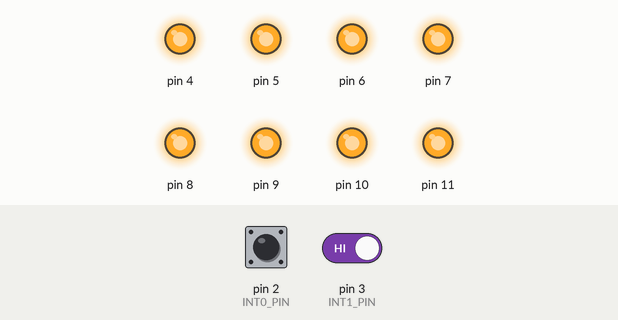
Bench run of a sketch on a simulated Arduino Uno, built with avr-gcc and run on an emulated ATmega328P. On the bench: output pins drawn as LEDs (lit = HIGH). The inputs (shaded band) are chosen by the test bench; at power-on: pin 3 (INT1_PIN) HIGH, pin 2 (INT0_PIN) HIGH. Sleep ends after the set time or at an interrupt.

Above: at 1.2 s.
1.3 s: pin 3 (INT1_PIN) driven LOW
At 1.6 s:
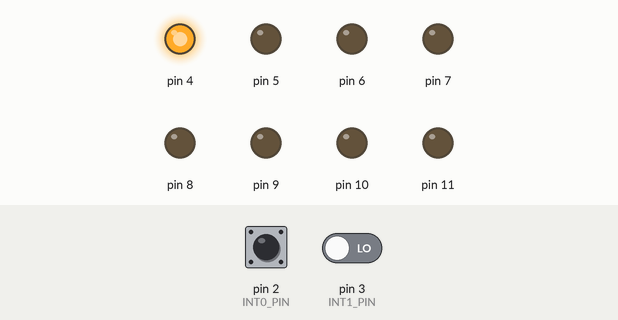
2.8 s: pin 2 (INT0_PIN) driven LOW
At 3.9 s:
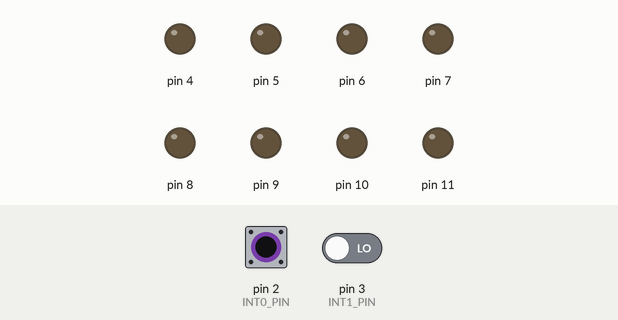
4.3 s: pin 2 (INT0_PIN) pulsed HIGH 5 times (0.12 s each, 0.3 s apart)
At 6.8 s:
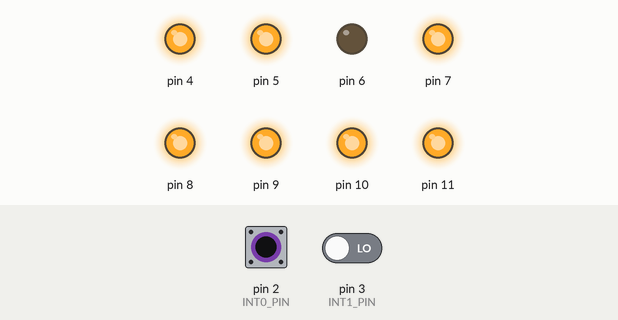
7.3 s: pin 2 (INT0_PIN) pulsed HIGH 2 times (0.12 s each, 0.3 s apart)
At 8.4 s:
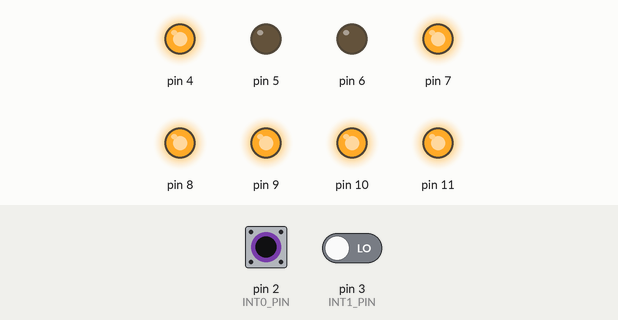
Timing chart, 0 to 10.3 s (numbered marks = the images above; inputs shaded):
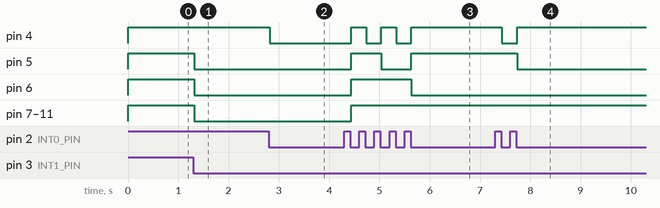

The sketch:

LAB15Checkpoint1.2.ino
```cpp
#include <avr/sleep.h>  //เรียกใช้คลังโปรแกรมสำหรับเรียกฟังก์ชัน sleep_cpu
#define SLEEP_POWER_DOWN 2 //ค่าสำหรับตั้งให้เข้าสู่สภาวะหลับแบบลดพลังงาน
#define INT0_PIN 2      //กำหนด PIN2 สำหรับการขัดจังหวะ INTO0
#define INT1_PIN 3      //กำหนด PIN3 สำหรับการขัดจังหวะ INTO1

volatile uint8_t count; //สร้างตัวแปร count ใช้เก็บการเพิ่ม-ลดค่าของ OUTPUT

void SLEEP_DISABLE()    //ฟังก์ชันสำหรับปิดทางไม่ให้ตัวประมวลผลเข้าสู่ภาวะหลับ
{                       //เริ่มฟังก์ชัน SLEEP_DISABLE
  SMCR &= 0xFE;         //สั่งให้บิต SE(บิตล่างสุด) ในเรจิสเตอร์ SMCR มีค่าตรรกะต่ำ
}                       //สิ้นสุดฟังก์ชัน SLEEP_DISABLE

void SLEEP_INITIALIZE(uint8_t m)    //ฟังก์ชันสำหรับเปิดทางให้ CPU สามารถเข้าสู่สภาวะหลับได้
{                                   //--และรับพารามิเตอร์ระบุค่าหมายเลขแบบวิธีของภาวะหลับ
  SMCR = (m << 1) | 0x01;           //ตั้งค่าแบบวิธีภาวะหลับ และตั้งให้บิต SE มีค่าตรรกะสูง
}                                   //สิ้นสุดฟังก์ชัน SLEEP_INITIALIZE

void setup() {
  pinMode(INT0_PIN, INPUT_PULLUP);  //กำหนด INPUT PIN INT0
  pinMode(INT1_PIN, INPUT_PULLUP);  //กำหนด INPUT PIN INT1
  attachInterrupt(digitalPinToInterrupt(INT0_PIN), INT0_ISR, FALLING);
  //กำหนดการเกิดบริการขัดจังหวะ INT0
  attachInterrupt(digitalPinToInterrupt(INT1_PIN), INT1_ISR, FALLING);
  //กำหนดการเกิดบริการขัดจังหวะ INT1
  DDRD = 0xF0;  //กำหนด PORTD เป็นทิศทางการรับเข้า-ส่งออกข้อมูล
  DDRB = 0x0F;  //กำหนด PORTB เป็นทิศทางการรับเข้า-ส่งออกข้อมูล
  count = 255; //LED 8 ดวง ที่ใช้แสดงผล
  display_LED(count); //นำค่าจากตัวแปร count ไปแสดง OUTPUT บน LED
}

void loop() {
  SLEEP_INITIALIZE(SLEEP_POWER_DOWN);  //ตั้งค่าการทำงานในภาวะหลับแบบเดินเครื่องเปล่า
  sleep_cpu();          //สั่งให้ตัวประมวลผลเข้าสู่ภาวะหลับ
  SLEEP_DISABLE();      //เมื่อตื่นจากภาวะหลับ ให้ปิดการทางการเข้าสู่ภาวะหลับ
}

void display_LED(uint8_t val){  //เลื่อนบิตในพารามิเตอร์ val เพื่อแบ่งบิตในการแสดง OUTPUT
  PORTD = (val << 4); //แสดง OUTPUT 4 บิตบน ทาง PORTD
  PORTB = (val >> 4); //แสดง OUTPUT 4 บิตล่าง ทาง PORTB
}

void INT0_ISR(){  //Function Interrupt ของ INT0
  _delay_ms(15);
  if(!digitalRead(INT0_PIN)){ //หากมีการกดปุ่ม S1
    count < 256 ? count++ : count = 0;
    //ตรวจสอบว่าค่าในตัวแปร count มีค่าน้อยกว่า 256 หรือไม่
    //--ถ้าใช่ให้เพิ่มค่าในตัวแปร count ขึ้นหนึ่งค่า (ค่าบน LED เพิ่มขึ้นครั้งละ 1 ค่า)
    //-ถ้าไม่ใช่ให้ค่าในตัวแปร count เท่ากับ 0
    display_LED(~count);  //นำค่าจากตัวแปร count ไปแสดงผล OUTPUT บน LED Cathode
  }
}

void INT1_ISR(){  //Function Interrupt ของ INT1
  _delay_ms(15);
  if(!digitalRead(INT1_PIN)){ //หากมีการกดปุ่ม S2
    count > 0 ? count-- : count = 255;
    //ตรวจสอบว่าค่าในตัวแปร count มีค่ามากกว่า 0 หรือไม่
    //--ถ้าใช่ให้ลดค่าในตัวแปร count ลงหนึ่งค่า (ค่าบน LED ลดลงครั้งละ 1 ค่า)
    //--ถ้าไม่ใช่ให้ค่าในตัวแปร count เท่ากับ 0
    display_LED(~count);  //นำค่าจากตัวแปร count ไปแสดงผล OUTPUT บน LED Cathode
  }
}
```

Measured:
- after the input at 1.3 s, pin 5–11: HIGH → LOW at once
- after the input at 2.8 s, pin 4: HIGH → LOW at once
- after the input at 4.3 s, pin 4: alternates HIGH for 0.30 s and LOW for 0.30 s, 5 changes in all, then stays HIGH, starting after 0.14 s; pin 5: LOW → HIGH after 0.14 s, → LOW 0.60 s later, → HIGH 0.60 s later; pin 6: LOW → HIGH after 0.14 s, → LOW 1.2 s later; pin 7–11: LOW → HIGH after 0.14 s
- after the input at 7.3 s, pin 4: HIGH → LOW after 0.14 s, → HIGH 0.30 s later; pin 5: HIGH → LOW after 0.44 s
